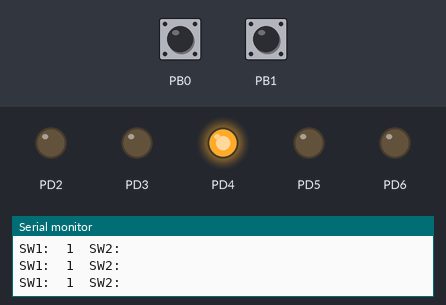
The program below on a simulated ATmega328P, built with avr-gcc and emulated at 16 MHz. Parts: output pins drawn as LEDs (lit = HIGH), the last lines printed to the serial monitor. The test bench sets the inputs (shaded band); at power-on: PB0 HIGH, PB1 HIGH.

Above: at 2.8 s.
2.9 s: PB0 pulled LOW for 3.2 s
At 4.0 s:
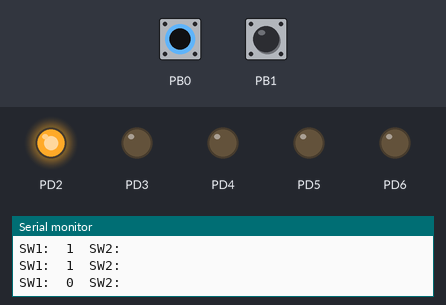
7.6 s: PB1 pulled LOW for 1.25 s
At 8.3 s:
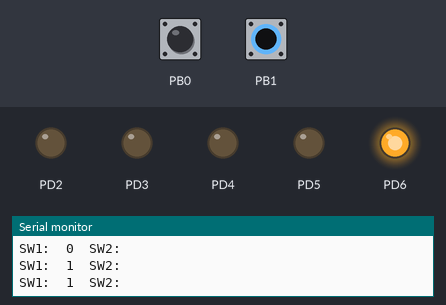
10.4 s: PB1 pulled LOW for 3.2 s
At 13.1 s:
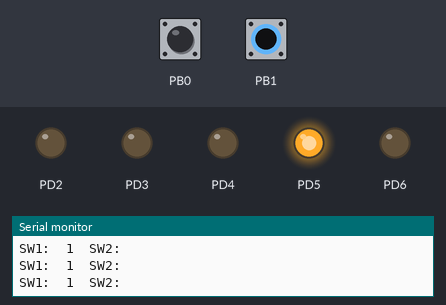
15.1 s: PB0 driven LOW and PB1 driven LOW
At 16.0 s:
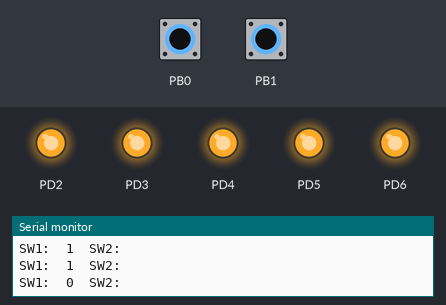
17.0 s: PB0 driven HIGH
At 20.8 s:
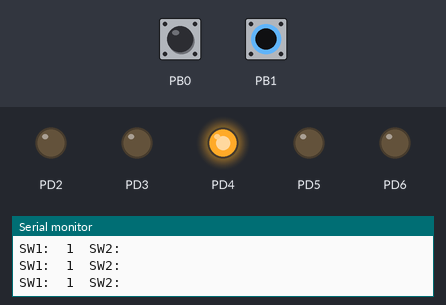
21.1 s: PB1 driven HIGH
At 22.0 s:
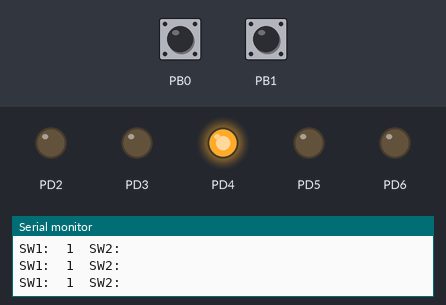
Timing chart, 0 to 23.6 s (numbered marks = the images above; inputs shaded):
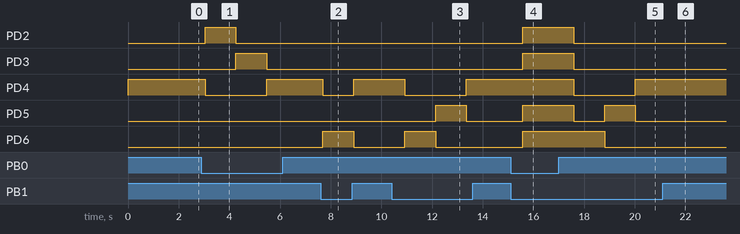

The program:

main.c
```c
#include <time.h>
#include <avr/interrupt.h>
#include <util/delay.h>
#include "functions.h"
#define LED_COUNT 5
#define DELAY 200

int elapsed_from_0 = 0;
int prev_SW_state = -1;

void loop();
void left();
void right();

int main(void)
{
	// Tipkala
	//pinMode(8, INPUT_PULLUP);
	//pinMode(9, INPUT_PULLUP);
	DDRB &= 0b111100;
	PORTB |= 0b000011;

	// LED-ice
	//pinMode(2, OUTPUT);
	//...
	//pinMode(6, OUTPUT);
	DDRD |= 0b01111100;

	//Serial.begin(9600);
	uart_init();

	while (1)
	{
		loop();
	}
}

void loop()
{
	int SW_state = PINB & 0b000011;
	uart_write("SW1:\t");
	uart_writeNum(SW_state % 0b10); // Desni bit
	uart_write("\tSW2:\t");
	uart_writeNumLn(SW_state / 0b10); // Lijevi bit

	if (SW_state != prev_SW_state)
	{
		prev_SW_state = SW_state;
		PORTD &= 0b10000011;
		elapsed_from_0 = 0;
	}

	switch (SW_state)
	{
		case 0b01:
		right();
		break;
		case 0b10:
		left();
		break;
		case 0b00:
		PORTD |= 0b01111100;
		break;
		case 0b11:
		PORTD |= 0b00010000;
		break;
		default: break;
	}

	_delay_ms(1000);
}


void left()
{
	switch ((int)round((float)elapsed_from_0 / DELAY) % LED_COUNT)
	{
		case 0:
		PORTD &= 0b10000011;
		PORTD |= 0b00000100;
		elapsed_from_0 = 0;
		break;
		case 1:
		PORTD &= 0b10000011;
		PORTD |= 0b00001000;
		break;
		case 2:
		PORTD &= 0b10000011;
		PORTD |= 0b00010000;
		break;
		case 3:
		PORTD &= 0b10000011;
		PORTD |= 0b00100000;
		break;
		case 4:
		PORTD &= 0b10000011;
		PORTD |= 0b01000000;
		break;
		default: break;
	}
	elapsed_from_0 += DELAY;
	_delay_ms(DELAY);
}

void right()
{
	switch ((int)round((float)elapsed_from_0 / DELAY) % LED_COUNT)
	{
		case 0:
		PORTD &= 0b10000011;
		PORTD |= 0b01000000;
		elapsed_from_0 = 0;
		break;
		case 1:
		PORTD &= 0b10000011;
		PORTD |= 0b00100000;
		break;
		case 2:
		PORTD &= 0b10000011;
		PORTD |= 0b00010000;
		break;
		case 3:
		PORTD &= 0b10000011;
		PORTD |= 0b00001000;
		break;
		case 4:
		PORTD &= 0b10000011;
		PORTD |= 0b00000100;
		break;
		default: break;
	}
	elapsed_from_0 += DELAY;
	_delay_ms(DELAY);
}
```

functions.c
```c
#include "functions.h"

char* int_to_charptr(int number)
{
	// Ako je broj 0 funkcija vraæa string "0"
	if (number == 0)
	return (char*)"0";
	// Bool varijabla koja oznaæava je li broj negativan (zadano je false)
	short is_negative = 0;
	if (number < 0) {
		// Ako je broj negativan vrijednost varijable je true
		is_negative = 1;
		// Pretvaranje negativnog broja u pozitivan
		number = -number;
	}
	// Kori tenjem matematike mo emo izraèunati koliko broj ima znamenaka
	// Log10 nekog broja æe uvijek biti u skupu vrijednosti [brojZnamenki   1,
	// brojZnamenki>, zaokru ivanjem vrijednosti na ni i cijeli broj i dodavanjem
	// broja 1 dobijemo broj znamenki
	int size = (int)log10(number) + 1;
	// Varijabla output je pokazivaè kojem je alocirano memorije koliko broj ima
	// znamenaka (+1 ako je broj negativan zbog minusa)
	char* output = (char*)malloc(sizeof(char) * (size + (is_negative ? 1 : 0)));
	// Ako je broj negativan na prvo mjesto postavljamo znak "-"
	if (is_negative)
	output[0] = '-';

	// Petlja se ponavlja onaj broj puta koliko broj ima znamenaka
	// Svakim prolaskom petlje broj se dijeli sa 10 zato  to upisujemo zadnju
	// desnu znamenku u polje
	for (int i = size - 1; i >= 0; i--, number /= 10) {
		// Na prvo slobodno mjesto s desne upisujemo znak koji predstavlja
		// krajnju desnu znamenku
		// Broj poveæamo za '0' jer to oznaèava ASCII broj znamenke 0
		output[i + (is_negative ? 1 : 0)] = number % 10 + '0';
	}
	// Vraæanje pokazivaèa na znakovno polje
	return output;
}

// Funkcija koja inicijalizira UART serijsku komunikaciju
void uart_init(void)
{
	// Registri UBRR0H I UBRR0L zajedno èine djelitelj brzine komunikacije
	// UBRRH_VALUE je vrijednost gornjeg bajta djelitelja koji je izraèunat u
	// biblioteci setbaud.h
	UBRR0H = UBRRH_VALUE;
	// UBBRL_VALUE je vrijednost donjeg bajta djelitelja koji je izraèunat u
	// biblioteci setbaud.h
	UBRR0L = UBRRL_VALUE;

	// Makro koji ispituje koristi li se dvostruka brzina prijenosa
	#if USE_2X
	// Ako se koristi postavlja se U2X0 registar u 1
	UCSR0A |= _BV(U2X0);
	#else
	// Ako ne postavlja se u 0
	UCSR0A &= ~(_BV(U2X0));
	#endif
	// Omoguæavanje 8-bitnih podataka
	UCSR0C = _BV(UCSZ01) | _BV(UCSZ00);
	// Omoguæavanje RX i TX pinova
	UCSR0B = _BV(RXEN0) | _BV(TXEN0);
}

// Funkcija koja postavlja znak u podatkovni registar
void uart_putchar(char c)
{
	// Petlja koja èeka dok podatkovni registar nije prazan
	// Kada se registar isprazni nastavlja se izvr avanje koda
	while (!(UCSR0A & (1 << UDRE0)));

	// Postavlja znak u podatkovni registar
	UDR0 = c;
}
// Funkcija koja prihvaæa string te ispisuje sadr aj
void uart_write(char* c)
{
	// Petlja kreæe od 0 te se poveæava za 1 svakim prolaskom
	// Ako je i-ti znak string-a \0 (znak za zavr etak string-a u C/C++)
	// program izlazi iz petlje
	for (int i = 0; c[i] != '\0'; i++) {
		// Za svaki znak se poziva funkcija uart_putchar
		uart_putchar(c[i]);
	}
}

// Funkcija ispisuje string iz argumenta i dodaje znak nove linije na kraj
void uart_writeln(char* c)
{
	uart_write(c);
	uart_write("\n");
}

// Funkcija koja prihvaæa broj i ispisuje ga
void uart_writeNum(int number)
{
	// Pozivanjem metode int_to_charptr se broj pretvara u niz znakova/string
	uart_write(int_to_charptr(number));
}

// Funkcija ispisuje broj i dodaje znak nove linije
void uart_writeNumLn(int number)
{
	uart_write(number);
	uart_write("\n");
}
```

functions.h
```c
#define F_CPU 16000000UL
#define BAUD 9600

#include <avr/io.h>
#include <util/setbaud.h>
#include <math.h>
#include <stdlib.h>

#ifndef FUNCTIONS_H_
#define FUNCTIONS_H_

char* int_to_charptr(int number);
void uart_putchar(char c);
void uart_init(void);
void uart_write(char *c);
void uart_writeln(char *c);
void uart_writeNum(int number);
void uart_writeNumLn(int number);

#endif /* FUNCTIONS_H_ */
```

Measured:
- after the input at 2.9 s, PD2: LOW → HIGH after 0.15 s, → LOW 1.2 s later; PD3: LOW → HIGH after 1.4 s, → LOW 1.2 s later; PD4: HIGH → LOW after 0.15 s, → HIGH 2.4 s later
- after the input at 7.6 s, PD4: HIGH → LOW after 0.09 s, → HIGH 1.2 s later; PD6: LOW → HIGH after 0.09 s, → LOW 1.2 s later
- after the input at 10.4 s, PD4: HIGH → LOW after 0.53 s, → HIGH 2.4 s later; PD5: LOW → HIGH after 1.7 s, → LOW 1.2 s later; PD6: LOW → HIGH after 0.53 s, → LOW 1.2 s later
- after the input at 15.1 s, PD2, PD3, PD5, PD6: LOW → HIGH after 0.47 s
- after the input at 17.0 s, PD2, PD3: HIGH → LOW after 0.60 s; PD4: HIGH → LOW after 0.60 s, → HIGH 2.4 s later; PD5: HIGH → LOW after 0.60 s, → HIGH 1.2 s later, → LOW 1.2 s later; PD6: HIGH → LOW after 1.8 s
- after the input at 21.1 s, PD2: stays LOW (without the input it goes to HIGH after 1.3 s); PD3: stays LOW (without the input it goes to HIGH after 0.13 s); PD4: stays HIGH (without the input it goes to LOW after 0.13 s)
